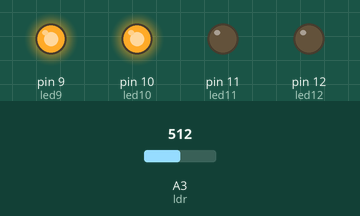
Simulated run of this sketch. Board: Arduino Uno, built with avr-gcc and run on an emulated ATmega328P. Parts: output pins drawn as LEDs (lit = HIGH). Inputs (shaded band) come from the test bench; at power-on: A3 (ldr) = 512.

Above: at 1.2 s.
1.3 s: A3 (ldr) set to 497
At 1.9 s:
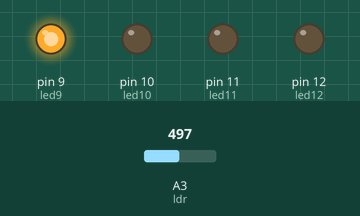
2.8 s: A3 (ldr) set to 267
4.3 s: A3 (ldr) set to 241
At 5.4 s:
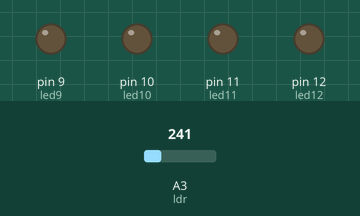
5.8 s: A3 (ldr) set to 900
At 6.5 s:
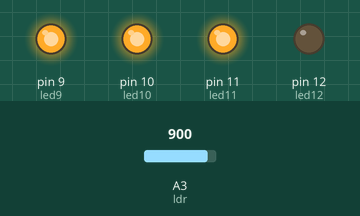
7.3 s: A3 (ldr) set to 1014
8.8 s: A3 (ldr) set to 1023
At 10.0 s:
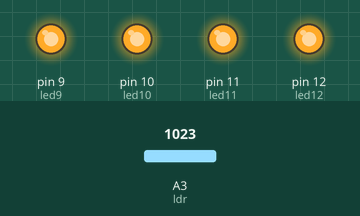
Timing chart, 0 to 11.3 s (numbered marks = the images above; inputs shaded):
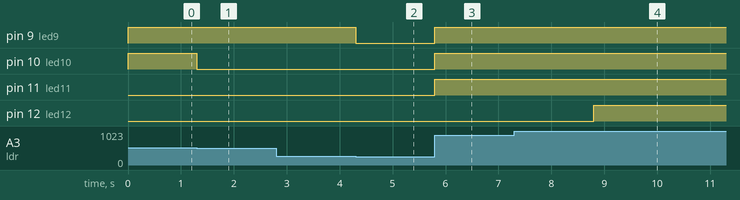

The sketch:

vumeter.ino
```cpp
int ldr = A3;
int led12 = 12;
int led11 = 11;
int led10 = 10;
int led9 = 9;

void setup() {

  pinMode(led9, OUTPUT);
  pinMode(led10, OUTPUT);
  pinMode(led11, OUTPUT);
  pinMode(led12, OUTPUT);

  Serial.begin(9600);
}

void loop() {


int valueldr = analogRead(ldr);
int value1 = map(valueldr,0,1023,0,4);
int value2 = map(valueldr,0,1023,4,0);


 if(valueldr++){
  for(int i=0; i<value1; i++){
    digitalWrite(9+i,HIGH);
  }

 }

 if(valueldr--){
  for(int j=0; j<value2; j++){
   digitalWrite(12-j,LOW);
  }

 }


}
```

Measured:
- the behaviour switches between 512 and 511 on A3 (ldr) (found by bisection; images 0 and 1)
- the behaviour switches between 256 and 255 on A3 (ldr) (found by bisection; images 1 and 2)
- the behaviour switches between 1022 and 1023 on A3 (ldr) (found by bisection; images 3 and 4)
- after the input at 1.3 s, pin 10 (led10): HIGH → LOW at once
- after the input at 2.8 s, every drawn part: stays the same
- after the input at 4.3 s, pin 9 (led9): HIGH → LOW at once
- after the input at 5.8 s, pin 9 (led9), pin 10 (led10), pin 11 (led11): LOW → HIGH at once
- after the input at 7.3 s, every drawn part: stays the same
- after the input at 8.8 s, pin 12 (led12): LOW → HIGH at once
